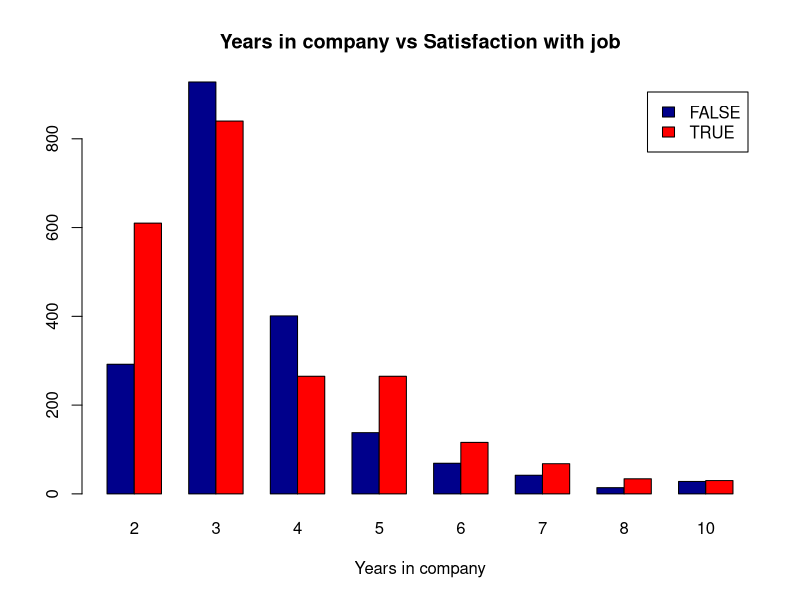
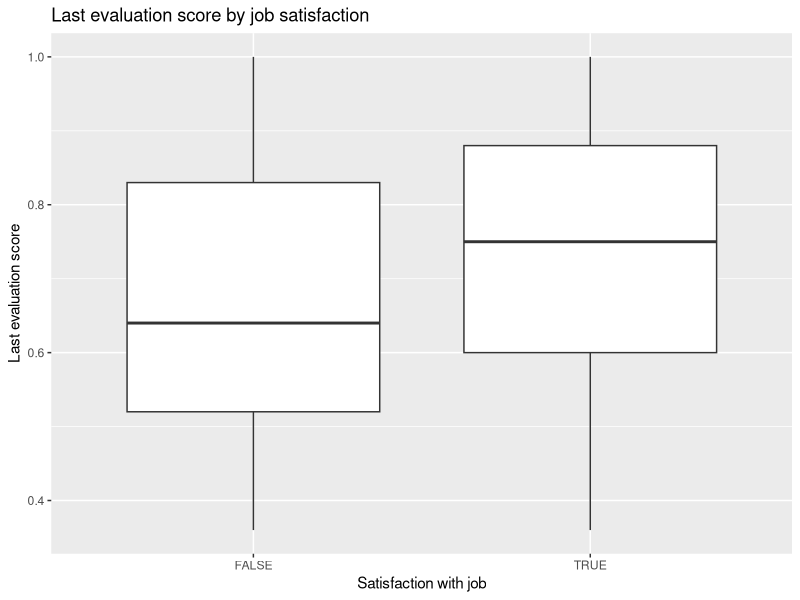

Recreate these plots in R, in order.
## ---- chunk 1
library(MASS)
library(dplyr)
library('corrplot')
library(GGally)
library(tidyr)
library(ggplot2)
hr_sales <- read.table(file = "hr_sales.txt", header = T, sep = ";")
## ---- chunk 2
str(hr_sales)
## ---- chunk 3
summary(hr_sales)
## ---- chunk 4
table_years <- xtabs(~satisfied+time_spend_company, data=hr_sales)
ftable(table_years)

counts_years <- table(hr_sales$satisfied, hr_sales$time_spend_company)
barplot(counts_years, main="Years in company vs Satisfaction with job",
  xlab="Years in company", col=c("darkblue","red"),
    legend = rownames(counts_years), beside=TRUE)
## ---- chunk 5
g1 <- ggplot(hr_sales, aes(x = satisfied, y= last_evaluation))
g1 + geom_boxplot(aes()) + xlab("Satisfaction with job") + ylab("Last evaluation score") + ggtitle("Last evaluation score by job satisfaction")
